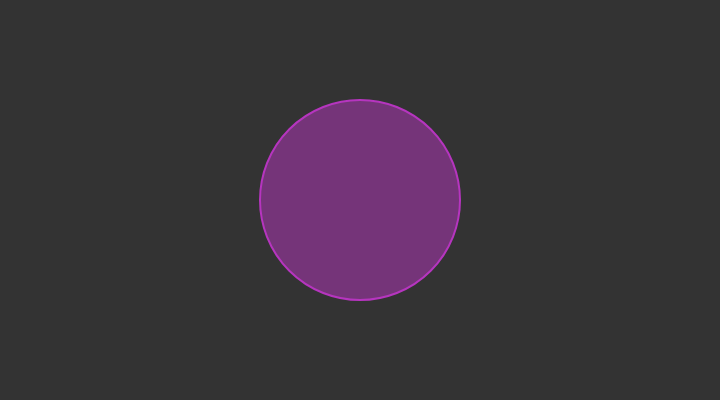
Frame 1 (no input)
Frame 60 (no input): identical to frame 1, image omitted
Frame 120 (the mouse pressed at the canvas centre since frame 60): identical to frame 1, image omitted

The p5.js sketch that drew this single still picture (run headless with seeded random() and noise() and a simulated clock; from frame 60 on, the mouse is pressed at the canvas centre):

// p5.js sketch
// ── sketch.js
// for red, green, and blue color values
var r, g, b;

function setup() {
  createCanvas(720, 400);
  // Pick colors randomly
  r = random(255);
  g = random(255);
  b = random(255);
}

function draw() {
  background(51);
  // Draw a circle
  strokeWeight(2);
  stroke(r, g, b);
  fill(r, g, b, 127);
  ellipse(360, 200, 200, 200);
}
